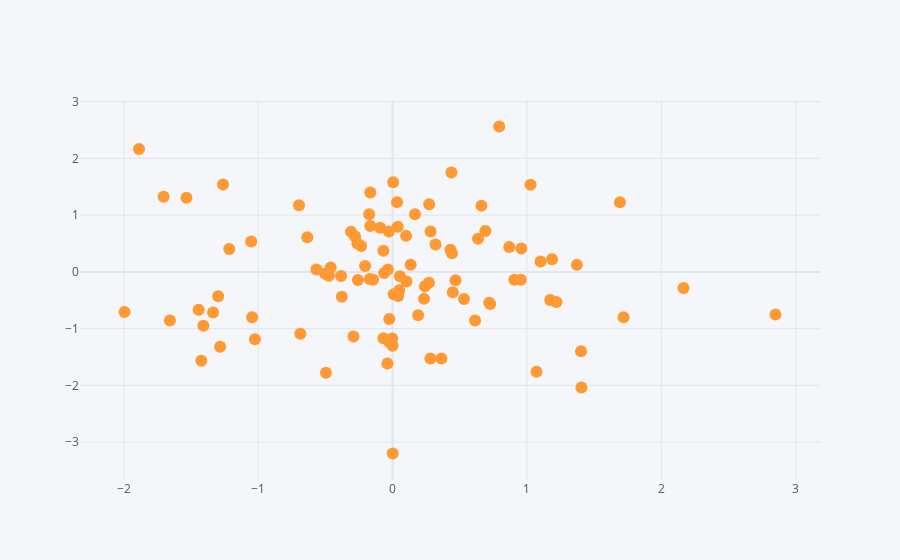

Notebook code cell kept with this figure:
### Code cell
df.iplot(kind = 'scatter',x='A',y='B',mode='markers')
